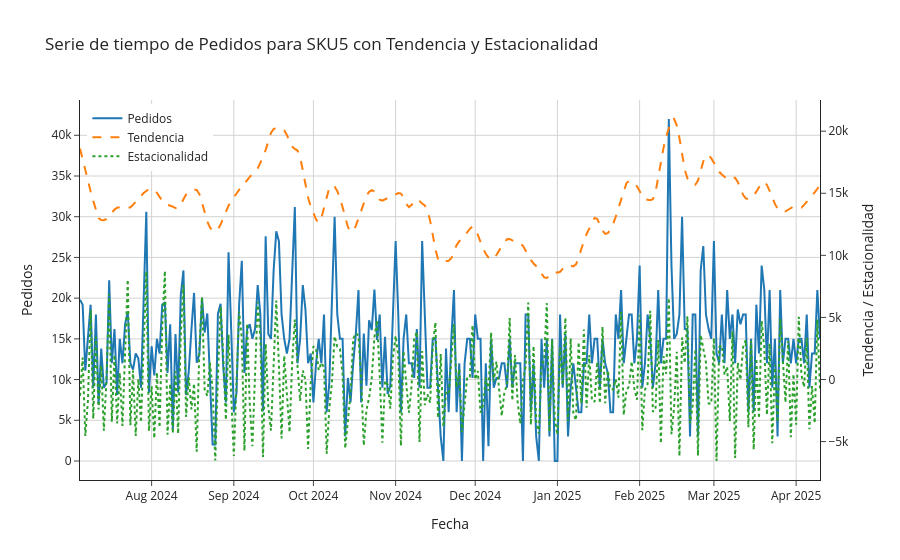

Notebook source saved alongside this figure:
### Markdown cell above
### Descomposición STL

### Code cell
# graficamos la tendencia y estacionalidad de cada SKU usando STL
plot_utils.graficar_serie_con_descomposicion(df_sku, sku=sku, periodo=7)

### Figure 1 — Plotly figure (JSON) as saved in the notebook; plotly's stock layout.template omitted (floating-point values rounded to 4 significant figures; data arrays with more than 128 entries replaced by an {"elided": "..."} marker saying what was removed)
{"data": [{"line": {"width": 2}, "mode": "lines", "name": "Pedidos", "type": "scatter", "x": {"elided": "280 str values"}, "y": {"elided": "280 int values"}, "yaxis": "y"}, {"line": {"dash": "dash", "width": 2}, "mode": "lines", "name": "Tendencia", "type": "scatter", "x": {"elided": "280 str values"}, "y": {"elided": "280 float values"}, "yaxis": "y2"}, {"line": {"dash": "dot", "width": 2}, "mode": "lines", "name": "Estacionalidad", "type": "scatter", "x": {"elided": "280 str values"}, "y": {"elided": "280 float values"}, "yaxis": "y2"}], "layout": {"legend": {"x": 0.01, "y": 0.99}, "title": {"text": "Serie de tiempo de Pedidos para SKU5 con Tendencia y Estacionalidad"}, "xaxis": {"gridcolor": "LightGray", "showgrid": true, "title": {"text": "Fecha"}}, "yaxis": {"gridcolor": "LightGray", "showgrid": true, "title": {"text": "Pedidos"}}, "yaxis2": {"overlaying": "y", "showgrid": false, "side": "right", "title": {"text": "Tendencia / Estacionalidad"}}}}
